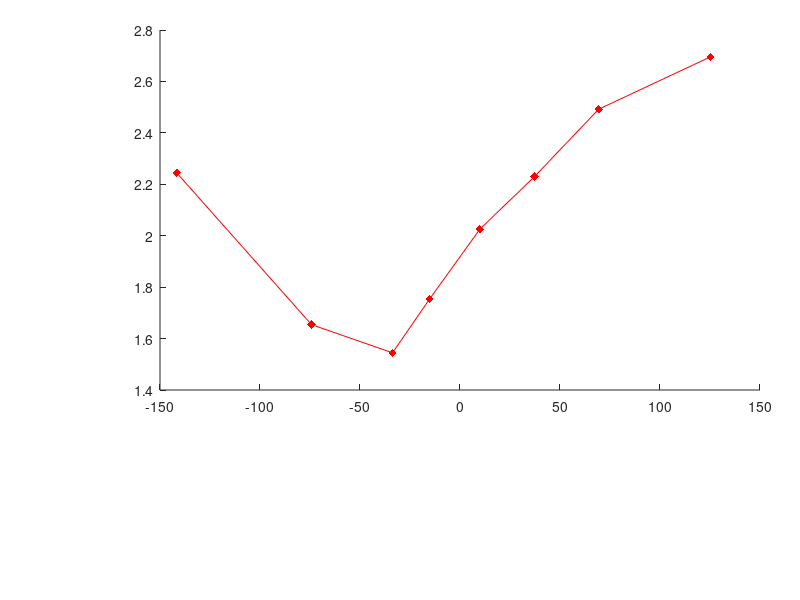

Write MATLAB code to recreate this figure. (Note: this script raises an error after producing the figure.)
%%% Plot raw and normalized contrast sensitivity aligned to saccade offset
%%% and saccade peak speed. Show the corresponding eye speed profiles.
%%% author: Janis Intoy

load('contrast_thresholds.mat', 'sacc_offset', 'sacc_pkspeed', 'fixation');

%% plotting parameters
markersize = 6;
capsize = 8;
col = [1 0 0;0 0 1; 0 0.5 0];
star_height = 2.9;
bar_height = [1.27, 1.24, 1.21];

speed_tlim = 200;

for ddi = 1:2 % loop through saccade offset or peak speed alignment
    if ddi == 1
        dt = sacc_offset;
    else
        dt = sacc_pkspeed;
    end
    
    %% Figure 3A/B - raw sensitivity values and speed profile
    SpVec = dt.SpVec;
    tm = dt.times_average;
    
    %%%%%% compute sensitivity
    dt.sensitivity = 1 ./ dt.thresh;
    
    dt.sensitivity_mean = mean(dt.sensitivity, 3);
    dt.sensitivity_se = std(dt.sensitivity, [], 3) / sqrt(size(dt.sensitivity, 3));
    
    fixation.sensitivity = 1 ./ fixation.thresh;
    
    fixation.sensitivity_mean = mean(fixation.sensitivity, 3);
    fixation.sensitivity_se = std(fixation.sensitivity, [], 3) / sqrt(size(fixation.sensitivity, 3));
    
    %%%%%% one-way ANOVAs
    
    % At each time, does sensitivity vary with eccentricity?
    p_ecc = nan(size(dt.thresh, 2), 1);
    for tv = 1:length(p_ecc)
        p_ecc(tv) = anova1(squeeze(dt.sensitivity(:, tv, :))', [], 'off');
    end
    
    % At each eccentricity, when does sensitivity differ from fixation?
    p_compareToFixation = nan(size(dt.sensitivity_mean));
    for sv = 1:size(p_compareToFixation, 1)
        tmp = [squeeze(fixation.sensitivity(sv, 1, :))'; squeeze(dt.sensitivity(sv, :, :))];
        [~, ~, stats] = anova1(tmp', 1:9, 'off'); %
        c = multcompare(stats, 'Display', 'off');
        
        p_compareToFixation(sv, :) = c(1:length(dt.TmpVec)-1, end);
    end
    
    %%%%%% plot
    pp = nan(length(SpVec)-1, 1);
    ss = cell(length(SpVec)-1, 1);
    
    figure((ddi - 1) * 2 + 1); clf; 
    axes('Position', [0.2, .35 .75, .6]); hold on;
    for sv = 1:length(SpVec)-1
        pp(sv) = plot(tm(sv, :), dt.sensitivity_mean(sv, :),...
            '-d', 'color', col(sv,:),...
            'MarkerSize', markersize , 'MarkerFaceColor', col(sv,:),...
            'markerEdgeColor', 'none');
        errorbar(tm(sv, :), dt.sensitivity_mean(sv, :), dt.sensitivity_se(sv,:),...
            'color', col(sv,:), 'capsize', capsize);
        ss{sv} = sprintf('%i-%i', SpVec(sv), SpVec(sv+1));
    end
    
    % plot significance
    for tv = 1:length(p_ecc)
        if p_ecc(tv) < 0.05
            plot(mean(tm(:, tv)), star_height, 'k*');
        end
    end
    
    for sv = 1:size(p_compareToFixation, 1)
        for tv = 1:size(p_compareToFixation, 2)
            if p_compareToFixation(sv, tv) < 0.05
                plot(dt.TmpVec(tv:tv+1), bar_height(sv)*[1, 1], '-', ...
                    'Color', col(sv, :), 'LineWidth', 2);
            end
        end
    end
    
    ylim([1.2, 3]);
    set(gca,'YTick',1:0.5:3, 'YScale', 'log');
    plot([0, 0], [1, 3], 'k--');
    xlim([-250, dt.TmpVec(end)]);
    set(gca, 'XTick', dt.TmpVec, 'XTickLabels', []);
    lb = legend(pp, ss,'Location', 'southwest');
    
    ylabel('contrast sensitivity');
    
    yl = [0, 40];
    axes('Position', [0.2, .17 .75, .15]); hold on;
    [hl, hp] = boundedline(-speed_tlim:speed_tlim, dt.eye_speed(:, 1)/60, dt.eye_speed(:, 2)/60, 'k');
    ylim(yl);
    
    plot([0, 0], yl, 'k--');
    set(gca, 'FontSize', 10, 'FontName', 'Arial');
    ylabel({'speed', '(deg/s)'},'FontName', 'Arial', 'FontSize', 12);
    
    if ddi == 1
        xlabel('time from saccade offset (ms)');
    else
        xlabel('time from saccade peak speed (ms)');
    end
    
    %% Figure 3C/D: contrast sensitivity normalized to fixation
    %%%%%% compute sensitivity ratio
    dt.sensitivity_norm = bsxfun(@rdivide, ...
        bsxfun(@minus, dt.sensitivity, dt.sensitivity(:, 1, :)),...
        dt.sensitivity(:, 1, :));
    dt.sensitivity_norm_mean = mean(dt.sensitivity_norm, 3);
    dt.sensitivity_norm_se = std(dt.sensitivity_norm, [], 3) / sqrt(size(dt.sensitivity_norm, 3));
    
    %%%%%% When does the change in sensitivity vary across eccentricities?
    p_change_ecc = nan(size(tm, 2),1 );
    for tv = 1:size(tm, 2)
        tmp = squeeze(dt.sensitivity_norm(:, tv, :));
        p_change_ecc(tv) = anova1(tmp', ss, 'off');
    end
    
    %%%%%% plot
    figure((ddi - 1) * 2 + 2); clf; hold on;
    plot(dt.TmpVec([1, end]), [0, 0], 'k--');
    for sv = 1:length(SpVec)-1
        pp(sv) = plot(tm(sv, :), dt.sensitivity_norm_mean(sv, :),...
            '-d', 'color', col(sv,:),...
            'MarkerSize', markersize , 'MarkerFaceColor', col(sv,:),...
            'markerEdgeColor', 'none');
        errorbar(tm(sv, :), dt.sensitivity_norm_mean(sv, :), dt.sensitivity_norm_se(sv,:),...
            'color', col(sv,:), 'capsize', capsize);
        ss{sv} = sprintf('%i-%i', SpVec(sv), SpVec(sv+1));
    end
    
    for tv = 1:length(p_change_ecc)
        if p_change_ecc(tv) < 0.05
            plot(mean(tm(:, tv)), 0.25, 'k*');
        end
    end
    
    ylim([-.6, 0.3]);
    set(gca,'YTick', -.6:.2:0.3);
    plot([0, 0], [-.6, .3], 'k--');
    xlim(dt.TmpVec([1, end]));
    set(gca, 'XTick', dt.TmpVec);
    
    ylabel('change in sensitivity');
    if ddi == 1
        xlabel('time from saccade offset (ms)');
    else
        xlabel('time from saccade peak speed (ms)');
    end
end